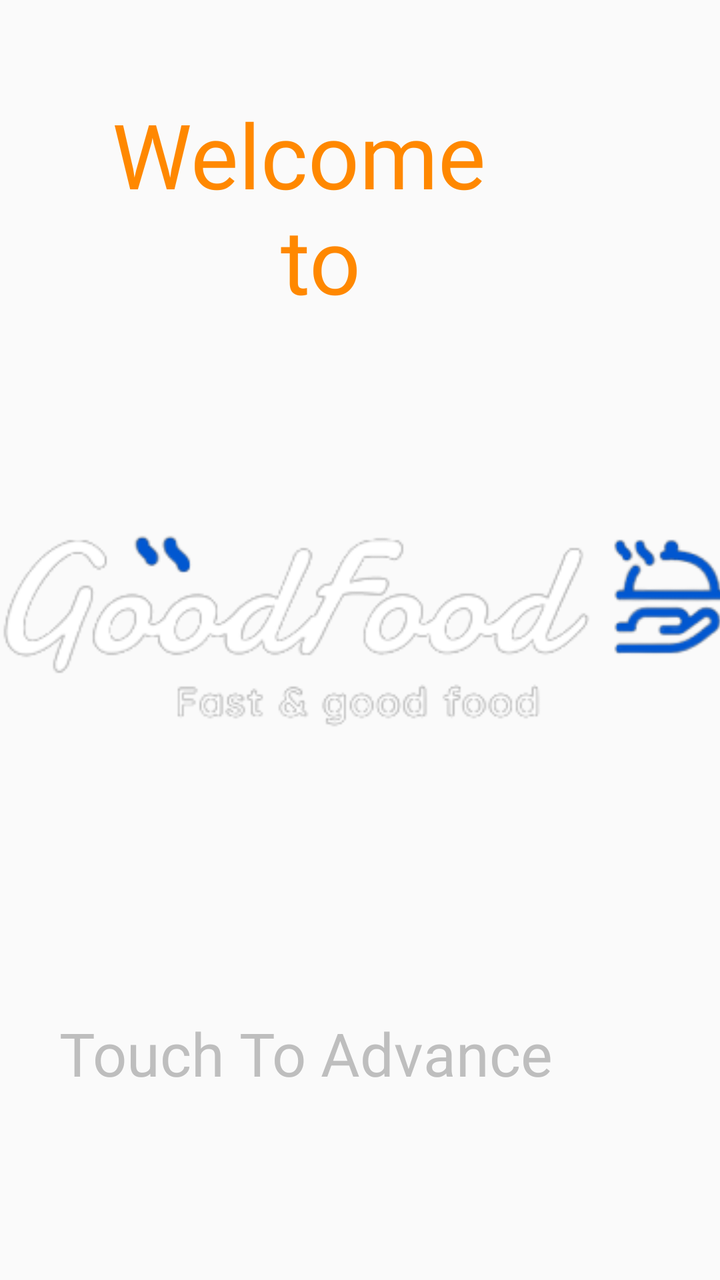
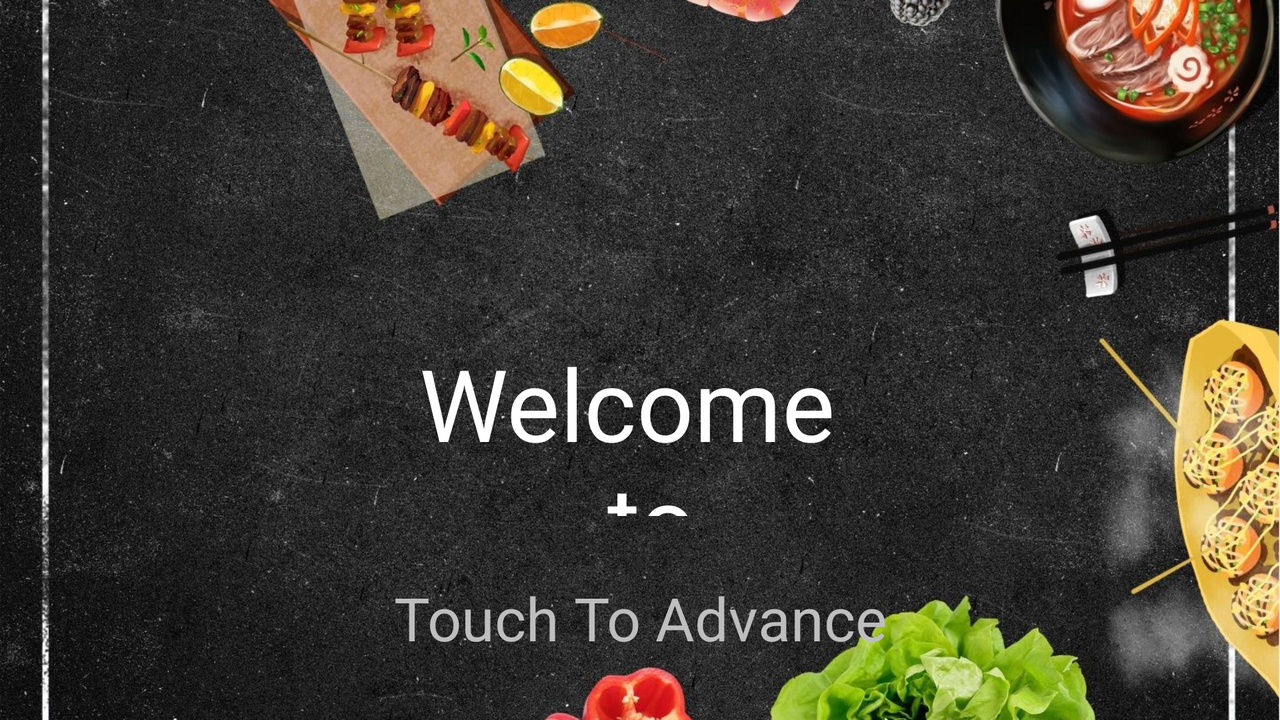

An Android layout and its configuration variant, each rendered on a device that would load it. The default file and the variant file are quoted in full after the pictures.
<!-- AndroidManifest.xml: application theme Theme.Restaurant_App.NoActionBar -->
<!-- res/layout/activity_main.xml -->
<?xml version="1.0" encoding="utf-8"?>
<androidx.constraintlayout.widget.ConstraintLayout
    xmlns:android="http://schemas.android.com/apk/res/android"
    xmlns:app="http://schemas.android.com/apk/res-auto"
    xmlns:tools="http://schemas.android.com/tools"
    android:layout_width="match_parent"
    android:layout_height="match_parent"
    android:background="@drawable/fondo_port"
    android:onClick="irAlogin"
    android:orientation="vertical"
    android:gravity="center"
    tools:context=".MainActivity">


    <ImageView
        android:layout_width="404dp"
        android:layout_height="187dp"
        android:layout_margin="10dp"
        android:src="@drawable/logo_titulo_claro"
        app:layout_constraintBottom_toTopOf="@+id/textView4"
        app:layout_constraintEnd_toEndOf="parent"
        app:layout_constraintStart_toStartOf="parent"
        app:layout_constraintTop_toBottomOf="@+id/textView" />

    <TextView
        android:id="@+id/textView"
        android:layout_width="391dp"
        android:layout_height="187dp"
        android:layout_margin="10dp"
        android:layout_marginTop="308dp"
        android:layout_weight="1"
        android:fontFamily="@font/aclonica"
        android:gravity="center"
        android:text="@string/language_welcome"
        android:textColor="?attr/colorPrimary"
        android:textSize="45sp"
        app:layout_constraintEnd_toEndOf="parent"
        app:layout_constraintHorizontal_bias="1.0"
        app:layout_constraintStart_toStartOf="parent"
        app:layout_constraintTop_toTopOf="parent" />

    <TextView
        android:id="@+id/textView4"
        android:layout_width="395dp"
        android:layout_height="207dp"
        android:layout_margin="10dp"
        android:layout_marginBottom="192dp"
        android:layout_weight="1"
        android:gravity="center"
        android:text="@string/language_touch_advance"
        android:textColor="@android:color/secondary_text_dark"
        android:textSize="30sp"
        app:layout_constraintBottom_toBottomOf="parent"
        app:layout_constraintEnd_toEndOf="parent"
        app:layout_constraintHorizontal_bias="1.0"
        app:layout_constraintStart_toStartOf="parent" />


</androidx.constraintlayout.widget.ConstraintLayout>
<!-- resources referenced by this layout -->
<resources>
  <!-- drawable logo_titulo_claro: png bitmap (drawable-xhdpi, 24307 bytes) -->
  <string name="language_touch_advance">Touch To Advance</string>
  <string name="language_welcome">Welcome \n to</string>
  <style name="Theme.Restaurant_App.NoActionBar">
          <item name="windowActionBar">false</item>
          <item name="windowNoTitle">true</item>
      </style>
</resources>
<!-- res/layout-land/activity_main.xml (the repository's variant of the layout above) -->
<!-- drawn on the phone turned sideways -->
<?xml version="1.0" encoding="utf-8"?>
<LinearLayout
    xmlns:android="http://schemas.android.com/apk/res/android"
    xmlns:app="http://schemas.android.com/apk/res-auto"
    xmlns:tools="http://schemas.android.com/tools"
    android:layout_width="match_parent"
    android:layout_height="match_parent"
    android:background="@drawable/fondo_land"
    android:gravity="center"
    android:onClick="irAlogin"
    android:orientation="vertical"
    tools:context=".MainActivity">

    <LinearLayout
        android:layout_width="match_parent"
        android:layout_height="0dp"
        android:layout_margin="10dp"
        android:layout_weight="40"
        android:gravity="center">

        <ImageView
            android:layout_width="match_parent"
            android:layout_height="match_parent"
            android:layout_margin="10dp"
            android:scaleType="center"
            android:src="@drawable/logo_restaurant_rewhiter" />
    </LinearLayout>

    <LinearLayout
        android:layout_width="match_parent"
        android:layout_height="0dp"
        android:gravity="center"
        android:layout_margin="10dp"
        android:layout_weight="60"
        android:orientation="vertical">

        <TextView
            android:layout_width="wrap_content"
            android:layout_height="200dp"
            android:layout_margin="10dp"
            android:layout_weight="1"
            android:fontFamily="@font/aclonica"
            android:gravity="center"
            android:text="@string/language_welcome"
            android:textColor="?android:attr/colorLongPressedHighlight"
            android:textSize="50sp" />

        <TextView
            android:layout_width="wrap_content"
            android:layout_weight="1"
            android:layout_height="match_parent"
            android:layout_margin="10dp"
            android:gravity="center"
            android:text="@string/language_touch_advance"
            android:textColor="@android:color/secondary_text_dark"
            android:textSize="30sp" />
    </LinearLayout>


</LinearLayout>
<!-- resources referenced by the variant -->
<!-- as the phone turned sideways resolves them -->
<resources>
  <!-- drawable fondo_land: jpg bitmap (drawable-xhdpi, 550558 bytes) -->
  <string name="language_touch_advance">Touch To Advance</string>
  <string name="language_welcome">Welcome \n to</string>
  <style name="Theme.Restaurant_App.NoActionBar">
          <item name="windowActionBar">false</item>
          <item name="windowNoTitle">true</item>
      </style>
</resources>
